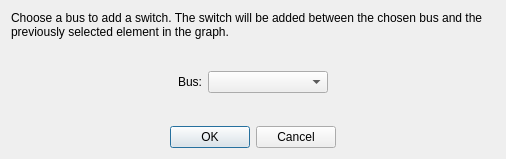
<?xml version="1.0" encoding="UTF-8"?>
<ui version="4.0">
 <class>Dialog</class>
 <widget class="QDialog" name="Dialog">
  <property name="geometry">
   <rect>
    <x>0</x>
    <y>0</y>
    <width>506</width>
    <height>159</height>
   </rect>
  </property>
  <property name="minimumSize">
   <size>
    <width>506</width>
    <height>159</height>
   </size>
  </property>
  <property name="sizeIncrement">
   <size>
    <width>506</width>
    <height>159</height>
   </size>
  </property>
  <property name="windowTitle">
   <string>Adding a switch</string>
  </property>
  <layout class="QVBoxLayout" name="verticalLayout">
   <item>
    <widget class="QLabel" name="label">
     <property name="text">
      <string>Choose a bus to add a switch. The switch will be added between the chosen bus and the previously selected element in the graph.</string>
     </property>
     <property name="wordWrap">
      <bool>true</bool>
     </property>
    </widget>
   </item>
   <item>
    <spacer name="verticalSpacer_2">
     <property name="orientation">
      <enum>Qt::Vertical</enum>
     </property>
     <property name="sizeHint" stdset="0">
      <size>
       <width>20</width>
       <height>40</height>
      </size>
     </property>
    </spacer>
   </item>
   <item>
    <layout class="QHBoxLayout" name="horizontalLayout">
     <item>
      <spacer name="horizontalSpacer_2">
       <property name="orientation">
        <enum>Qt::Horizontal</enum>
       </property>
       <property name="sizeHint" stdset="0">
        <size>
         <width>40</width>
         <height>20</height>
        </size>
       </property>
      </spacer>
     </item>
     <item>
      <widget class="QLabel" name="label_2">
       <property name="text">
        <string>Bus:</string>
       </property>
       <property name="alignment">
        <set>Qt::AlignRight|Qt::AlignTrailing|Qt::AlignVCenter</set>
       </property>
      </widget>
     </item>
     <item>
      <widget class="QComboBox" name="comboBox">
       <property name="minimumSize">
        <size>
         <width>120</width>
         <height>0</height>
        </size>
       </property>
      </widget>
     </item>
     <item>
      <spacer name="horizontalSpacer">
       <property name="orientation">
        <enum>Qt::Horizontal</enum>
       </property>
       <property name="sizeType">
        <enum>QSizePolicy::Expanding</enum>
       </property>
       <property name="sizeHint" stdset="0">
        <size>
         <width>40</width>
         <height>20</height>
        </size>
       </property>
      </spacer>
     </item>
    </layout>
   </item>
   <item>
    <spacer name="verticalSpacer">
     <property name="orientation">
      <enum>Qt::Vertical</enum>
     </property>
     <property name="sizeHint" stdset="0">
      <size>
       <width>20</width>
       <height>40</height>
      </size>
     </property>
    </spacer>
   </item>
   <item>
    <widget class="QDialogButtonBox" name="buttonBox">
     <property name="orientation">
      <enum>Qt::Horizontal</enum>
     </property>
     <property name="standardButtons">
      <set>QDialogButtonBox::Cancel|QDialogButtonBox::Ok</set>
     </property>
     <property name="centerButtons">
      <bool>true</bool>
     </property>
    </widget>
   </item>
  </layout>
 </widget>
 <resources/>
 <connections>
  <connection>
   <sender>buttonBox</sender>
   <signal>accepted()</signal>
   <receiver>Dialog</receiver>
   <slot>accept()</slot>
   <hints>
    <hint type="sourcelabel">
     <x>248</x>
     <y>254</y>
    </hint>
    <hint type="destinationlabel">
     <x>157</x>
     <y>274</y>
    </hint>
   </hints>
  </connection>
  <connection>
   <sender>buttonBox</sender>
   <signal>rejected()</signal>
   <receiver>Dialog</receiver>
   <slot>reject()</slot>
   <hints>
    <hint type="sourcelabel">
     <x>316</x>
     <y>260</y>
    </hint>
    <hint type="destinationlabel">
     <x>286</x>
     <y>274</y>
    </hint>
   </hints>
  </connection>
 </connections>
</ui>
